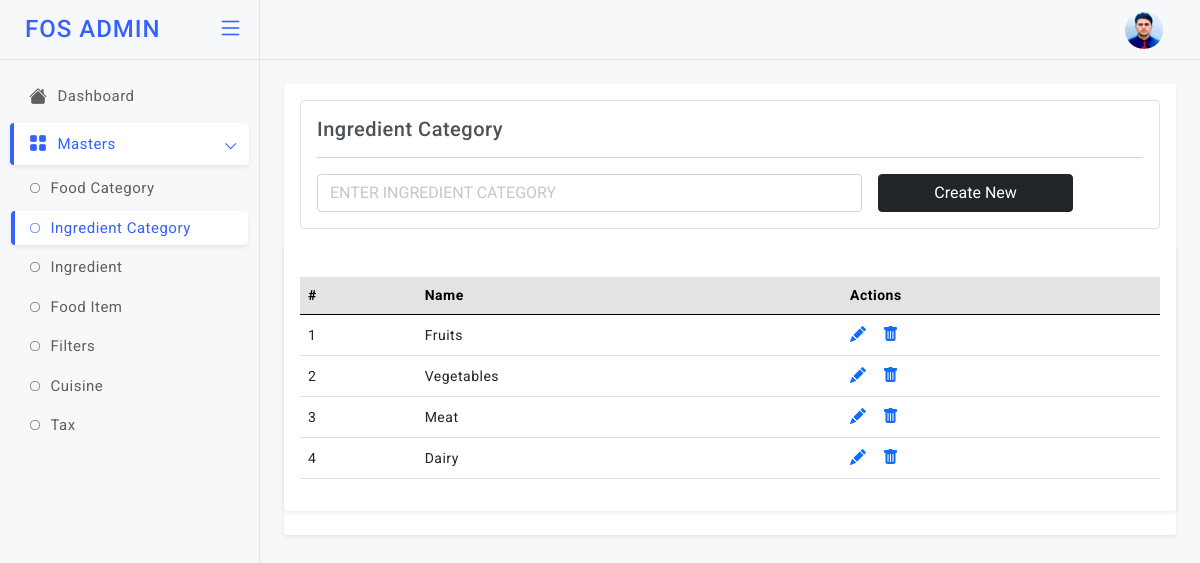
Page /ingcat (signed in) on the earlier database version.
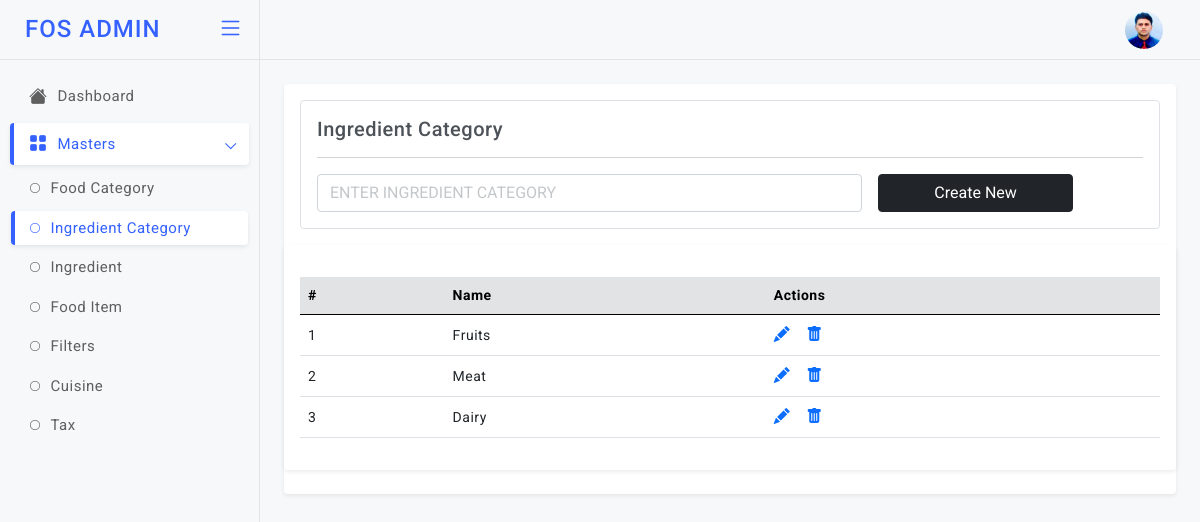
Same page on the later database version.
### models.py (models this page shows)
class IngCategory(db.Model):
    id = db.Column(db.Integer, primary_key=True)
    ing_cat_name = db.Column(db.String)

### app.py (the view)
@app.route('/ingcat', methods=["GET","POST"]) # End Point to Add & View the Menu Categories
def ingcat():
    if not settings.session.get("name"):
            return settings.redirect("/login")
    if settings.request.method=="POST":
        ing_cat_name = settings.request.form["ing_cat_name"]
        info=models.IngCategory(ing_cat_name=ing_cat_name)
        db.session.add(info)
        db.session.commit()
    fetch=models.IngCategory.query.all()
    return settings.render_template('admin/ingcat.html', getinfo=fetch)

### templates/admin/ingcat.html (shortened to what the changed rows need)
<!doctype html>
<html lang="en">
<head>
  <link href="static/admin-assets/plugins/simplebar/css/simplebar.css" rel="stylesheet" />
  <link href="static/admin-assets/plugins/perfect-scrollbar/css/perfect-scrollbar.css" rel="stylesheet" />
  <link href="static/admin-assets/plugins/metismenu/css/metisMenu.min.css" rel="stylesheet" />
  <link href="static/admin-assets/css/bootstrap.min.css" rel="stylesheet" />
  <link href="static/admin-assets/css/bootstrap-extended.css" rel="stylesheet" />
  <link href="static/admin-assets/css/style.css" rel="stylesheet" />
  <link href="static/admin-assets/css/icons.css" rel="stylesheet">
  <link rel="stylesheet" href="https://cdn.jsdelivr.net/npm/bootstrap-icons@1.5.0/font/bootstrap-icons.css">
	<link href="static/admin-assets/css/pace.min.css" rel="stylesheet" />
  <link href="static/admin-assets/css/dark-theme.css" rel="stylesheet" />
  <link href="static/admin-assets/css/light-theme.css" rel="stylesheet" />
  <link href="static/admin-assets/css/semi-dark.css" rel="stylesheet" />
  <link href="static/admin-assets/css/header-colors.css" rel="stylesheet" />
</head>
<body>
  <div class="wrapper">
          <main class="page-content">
            <div class="card">
               <div class="card">
                 <div class="card-body">
                   <div class="table-responsive mt-3">
                     <table class="table align-middle">
                       <thead class="table-secondary">
                         <tr>
                          <th>#</th>
                          <th>Name</th>
                          <th>Actions</th>
                         </tr>
                       </thead>
                       <tbody>
                        {% for i in getinfo %}
                         <tr>
                          <td>{{loop.index}}</td>
                           <td>
                             <p class="mb-0">{{i["ing_cat_name"]}}</p>
                           </td>
                            <td>
                             <div class="table-actions d-flex align-items-center gap-3 fs-6">
                              <a href="/ingcatupdate?id={{i['id']}}"><i class="bi bi-pencil-fill"></i></a>
                               <a href="/ingcatdel/{{i['id']}}"><i class="bi bi-trash-fill"></i></a>
                             </div>
                           </td>
                         </tr>
                         {% endfor %}
                       </tbody>
                     </table>
                   </div>
                 </div>
               </div>
          </main>
  </div>
</body>
</html>

Differences in the rows shown:
removed IngCategory: ing_cat_name "Vegetables"
